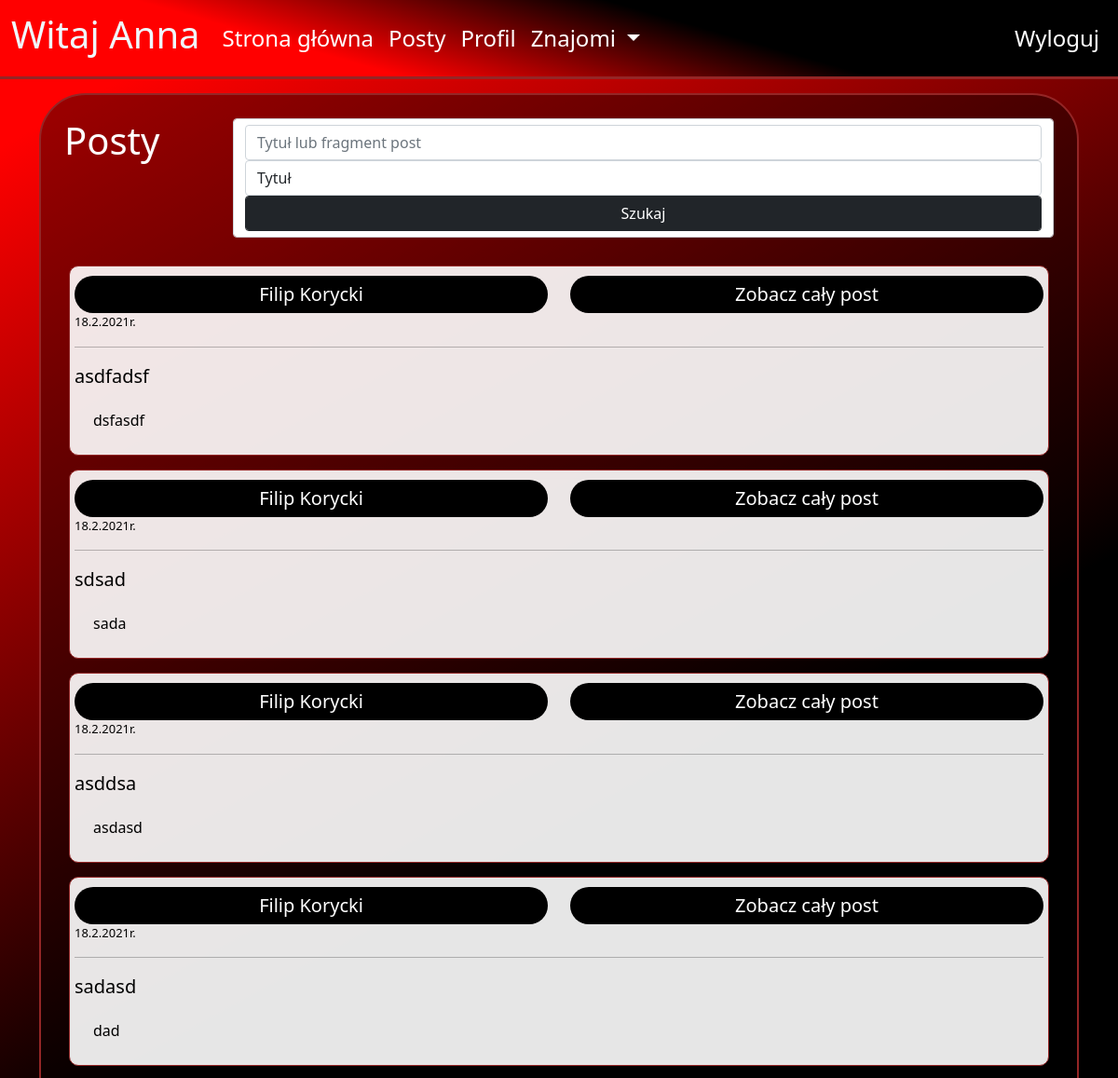
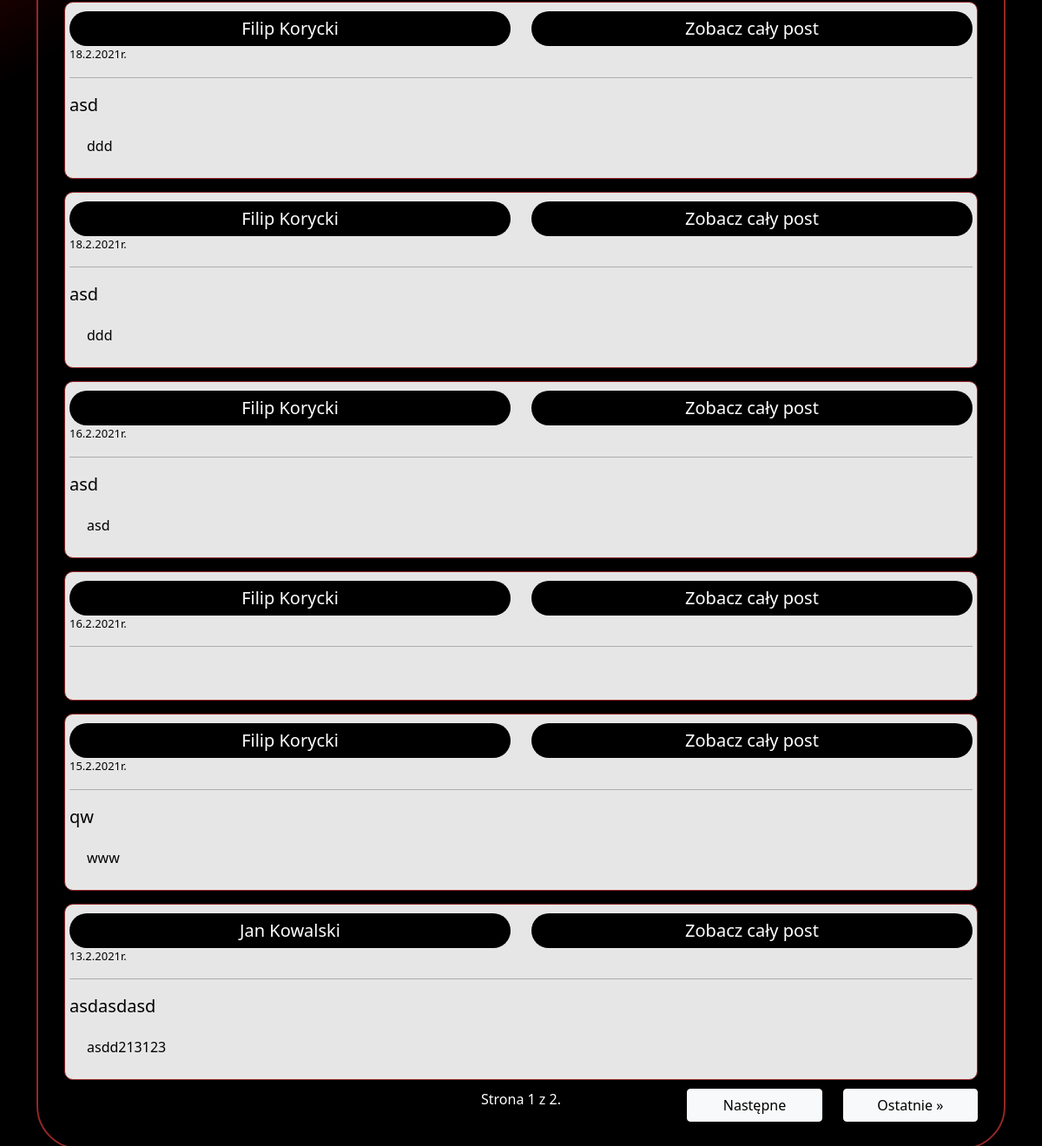
/posts (signed in), run on an earlier commit of the app's database (2 pictures, top to bottom).
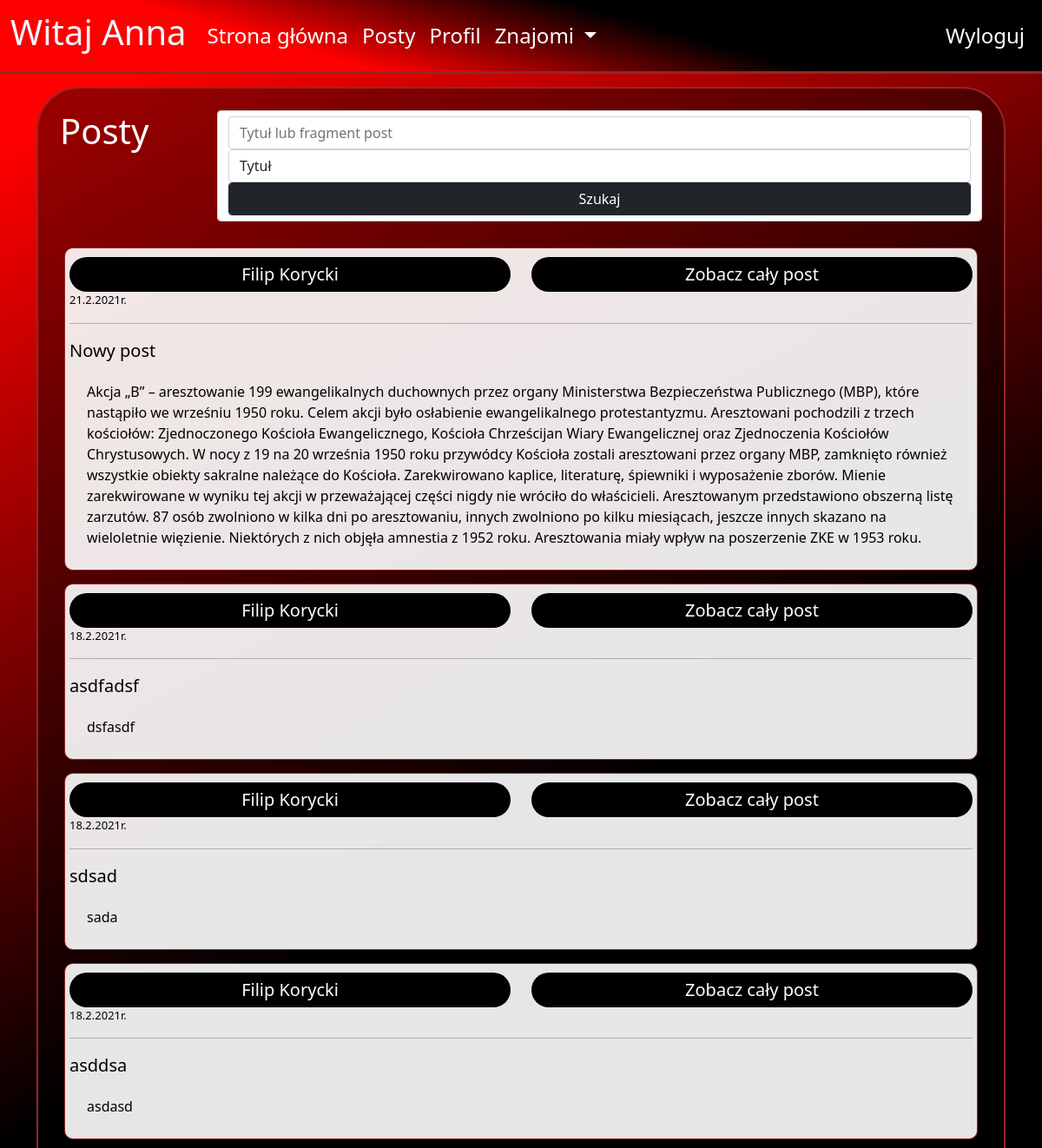
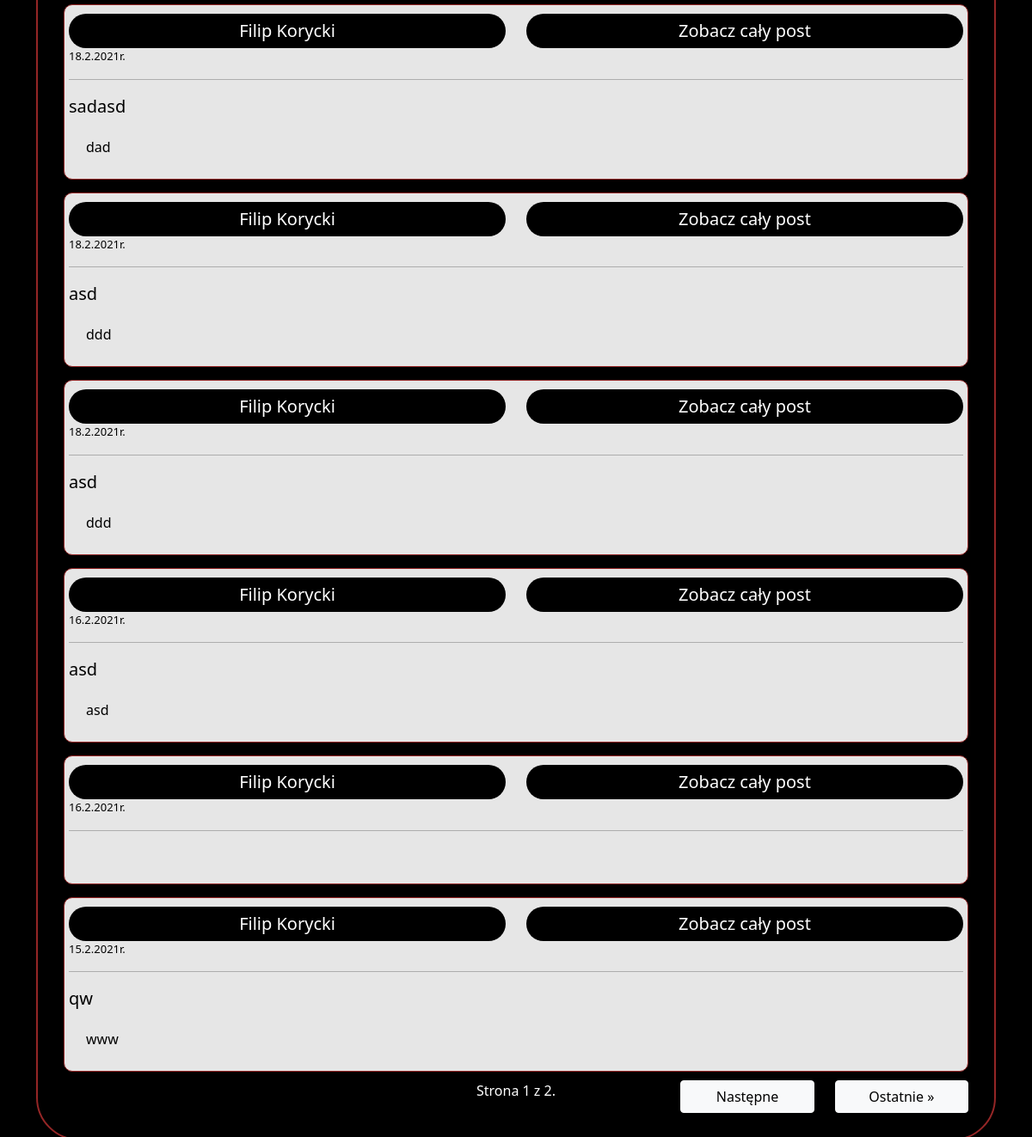
And on a later commit of the database (2 pictures, top to bottom).
### blog/models.py (models this page shows, shortened)
class Post(models.Model):
    owner =  models.ForeignKey("Profile", on_delete=models.CASCADE)
    date = models.DateField(auto_now_add=True)
    date_time = models.DateTimeField(auto_now_add=True)
    title = models.CharField(max_length=200)
    text = models.CharField(max_length=4000)
    comments = models.ManyToManyField("Post_comment", related_name='+')
    class Meta:
        ordering = ["-date","-date_time"]

class Profile(models.Model):
    user = models.OneToOneField(User, null=True, on_delete=models.CASCADE)
    birth_date = models.DateField(blank=True,null=True)
    description = models.TextField(blank=True,null=True)
    first_name = models.CharField(blank=True, null=True, max_length=40)
    last_name = models.CharField(blank=True, null=True, max_length=40)
    country = models.CharField(blank=True, null=True, max_length=40)
    city = models.CharField(blank=True, null=True, max_length=40)
    height = models.DecimalField(blank=True,null=True, decimal_places=0, max_digits=120)
    weight = models.DecimalField(blank=True,null=True, decimal_places=0, max_digits=120)
    gender = models.CharField(blank=True,null=True, max_length=222)
    friends = models.ManyToManyField('self', blank=True)
    images = models.ManyToManyField("ProfileImage", related_name='+',blank=True)
    chats = models.ManyToManyField("ChatBox", related_name='+',blank=True)
    posts = models.ManyToManyField("Post", related_name='+',blank=True)
    def get_name(self):
        if self.first_name and self.last_name:
            return str(str(self.first_name)+" "+str(self.last_name)) #+" ("+str(self.user.username)+")"
        elif self.first_name:
            return self.first_name
        else:
            return self.user.username

### blog/views.py (the view, shortened to what this page needs)
# urls.py: path("posts", views.PostsView.as_view(), name="posts"),
class PostsView(View):
    def get(self, request):
        user = request.user.profile
        posts= []
        def myFunc(e):
            e.date_time
            return e.date_time
        for friend in user.friends.all():
            for post in friend.posts.all():
                posts.append(post)
        posts.sort(reverse=True, key=myFunc)
        paginator = Paginator(posts, 10)
        page_number = request.GET.get('page')
        posts = paginator.get_page(page_number)
        context={
            'profile':user,
            'posts':posts,
        }
        return render(request, "blog/posts.html", context)

### blog/templates/blog/posts.html (shortened to what this page needs)
{% extends "blog/base.html"%}
{%load static%}
{%block content%}
<div class="container background_v1" style="color:white;">
    <div class="row">
        <div class="col-sm-12 col-md-2"><h1 style="color:white;">Posty</h1></div>
        <div class="col-sm-12 col-md-10">
        <form action="{% url 'posts' %}"method="POST" class="form-control">
            <input type="text" name="title" placeholder="Tytuł lub fragment post" class="form-control"/>
            <select name="title2" class="form-control">
                <option value="title" class="form-control">Tytuł</option>
            </select>
            <button type="submit" class="form-control btn btn-dark">Szukaj</button>
        </form>
        </div>
    </div>
    <div class="profile_posts_box2" style="color:black;">
        {%for post in posts%}
            <div class="profile_post">
                 <div class="profile_post_title">
                 <div class="row">
                    <div class="col-sm-6">
                    <a href="{%url 'profile' post.owner.id %}"
                    class="my-button" style="margin-top:5px;"
                    >{{post.owner.get_name}}</a>
                    </div>
                    <div class="col-sm-6">
                    <a href="{%url 'post' post.id %}" style="margin-top:5px;"
                    class="my-button" >Zobacz cały post</a>
                    </div>
                </div>
                </div>
                <div class="profile_post_date">{{post.date| date:"d.n.Y"}}r.</div>
                 <hr />
                <div class="profile_post_title">{{post.title}}</div>
                <div class="profile_post_text">{{post.text}}</div>
            </div>
        {%endfor%}
    <div>
    <div class="pagination row">
        {% if posts.has_previous %}
            <div class="col-md-12 col-lg-2">
            <a class="pagiantion_obj btn btn-light"
             href="?page=1">&laquo; Pierwsze</a>
            </div>
            <div class="col-md-12 col-lg-2">
            <a class="pagiantion_obj btn btn-light"
            href="?page={{ posts.previous_page_number }}">Poprzednie</a>
            </div>
        {%else%}
            <div class="pagination_obj col-md-12 col-lg-2" style="height:1px;"></div>
            <div class="pagination_obj col-md-12 col-lg-2" style="height:1px;"></div>
        {% endif %}
        <div class="pagiantion_obj pagination_number col-sm-12 col-md-4" >
            Strona {{ posts.number }} z {{ posts.paginator.num_pages }}.
        </div>
        {% if posts.has_next %}
            <div class="col-md-12 col-lg-2">
            <a class="pagiantion_obj btn btn-light pagiantion_obj"
            href="?page={{ posts.next_page_number }}">Następne</a>
            </div>
            <div class="col-md-12 col-lg-2">
            <a class="pagiantion_obj btn btn-light pagiantion_obj"
            href="?page={{ posts.paginator.num_pages }}">Ostatnie &raquo;</a>
             </div>
        {% endif %}
    </div>
</div>
{% endblock %}

What changed in the data, as far as the page shows it:
no longer on this page (row unchanged): Post: owner.get_name "Jan Kowalski", date "13.2.2021", title "asdasdasd", text "asdd213123"
added Post: owner.get_name "Filip Korycki", date "21.2.2021", title "Nowy post", text "Akcja „B” – aresztowanie 199 ewangelikalnych duchownych przez organy Ministerstwa Bezpieczeństwa Publicznego (MBP), które nastąpiło we wrześniu 1950 roku. Celem akcji było osłabienie ewangelikalnego protestantyzmu. Aresztowani pochodzili z trzech kościołów: Zjednoczonego Kościoła Ewangelicznego, Kościoła Chrześcijan Wiary Ewangelicznej oraz Zjednoczenia Kościołów Chrystusowych. W nocy z 19 na 20 września 1950 roku przywódcy Kościoła zostali aresztowani przez organy MBP, zamknięto również wszystkie obiekty sakralne należące do Kościoła. Zarekwirowano kaplice, literaturę, śpiewniki i wyposażenie zborów. Mienie zarekwirowane w wyniku tej akcji w przeważającej części nigdy nie wróciło do…"
